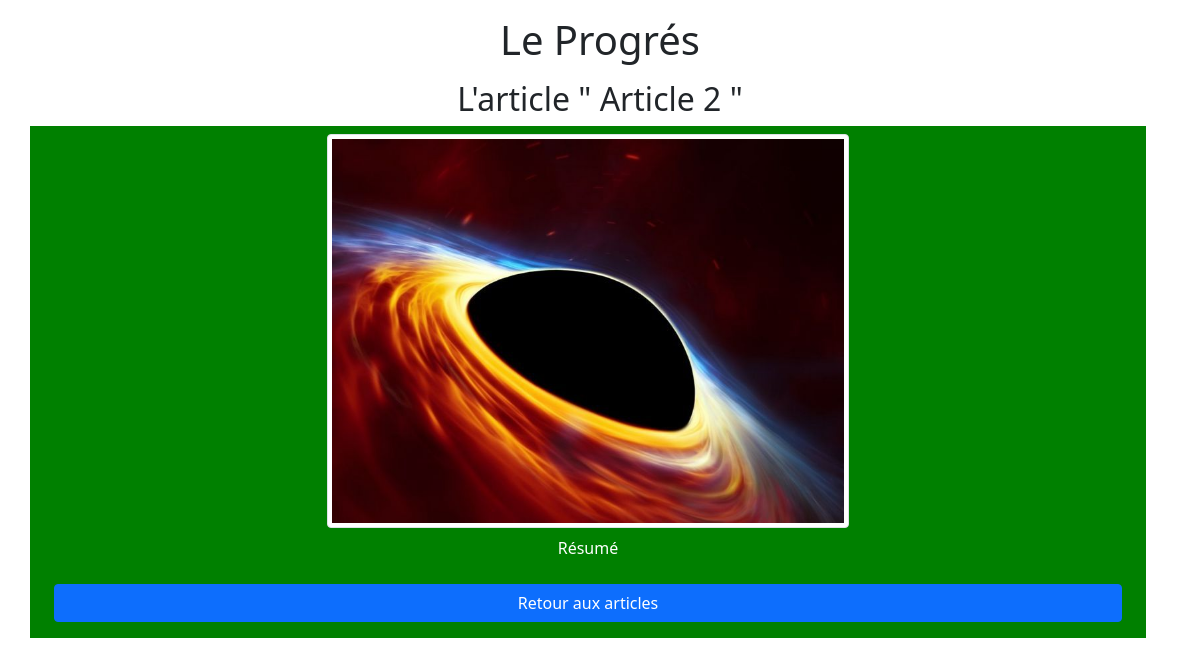
Page /article.php?id=2 on the committed database.
### tables this page shows
CREATE TABLE IF NOT EXISTS `article` (
  `id` int(11) NOT NULL AUTO_INCREMENT,
  `titre` varchar(250) NOT NULL,
  `type` varchar(250) NOT NULL,
  `contenu` text NOT NULL,
  `image` varchar(250) DEFAULT NULL,
  `id_admin` int(11) NOT NULL,
  PRIMARY KEY (`id`),
  KEY `id_admin` (`id_admin`)
);

### function/article-function.php (called while the page is built, shortened)
<?php
    function getOneArticles($bdd, $id){
        $query = $bdd->prepare('SELECT * FROM article WHERE id = :id');
        $query->execute(['id' => $id]);
        $resultat = $query->fetch();
        return $resultat;
    }
?>

### article.php (the view, shortened to what this page needs)
<?php
    $bdd= bddConnect();
    $idArticle = $_GET["id"];
    require 'function/article-function.php';
    $article= getOneArticles($bdd, $idArticle);
?>
<html>
    <head>
        <link rel="stylesheet" href="css/style.css" />
        <link href="https://cdn.jsdelivr.net/npm/bootstrap@5.1.3/dist/css/bootstrap.min.css" rel="stylesheet">
    </head>
    <body>
        <div class="container text-center">
            <h1 class="my-3">Le Progrés</h1>
                <h2 class="my-2">L'article " <?php echo($article["titre"]);?> "</h2>
                    <div class=" mb-3 py-2 container-fluid row d-flex justify-content-center <?php echo($article["type"]);?>">
                        <div class="col-md-6-sm-6">
                            <img alt="Image article" class="img-thumbnail w-50" src="uploads/<?php echo($article["image"]);?>">
                        </div>
                        <div class="col-md-6-sm-6">
                            <p class="pt-2"><?php echo($article["contenu"]);?></p>
                        </div>
                        <a class="my-2 btn btn-primary" href="index.php">Retour aux articles</a>
                    </div>
        </div>
    </body>
</html>

### css/style.css (style rules this page uses)
.sport { background-color: green; color: white; }

### rows in the picture
article: titre "Article 2", image (picture), contenu "Résumé"
